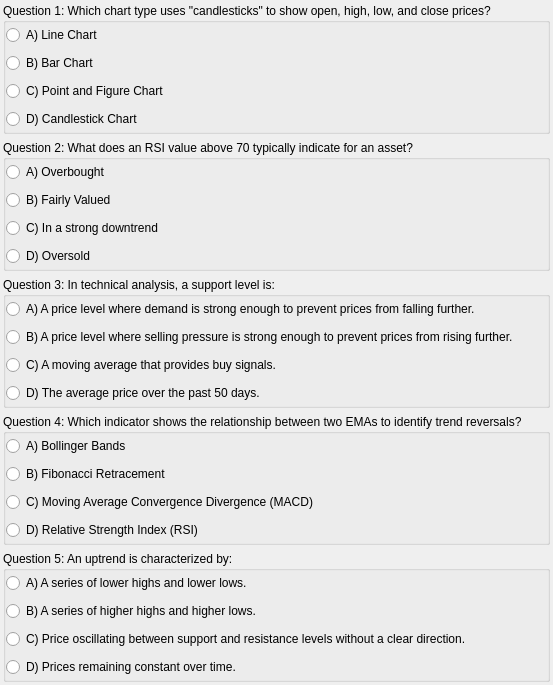
                 <widget class="QWidget" name="quiz4scrollWidget">
                  <property name="geometry">
                   <rect>
                    <x>0</x>
                    <y>0</y>
                    <width>551</width>
                    <height>685</height>
                   </rect>
                  </property>
                  <layout class="QVBoxLayout" name="verticalLayout_22">
                   <property name="leftMargin">
                    <number>3</number>
                   </property>
                   <property name="topMargin">
                    <number>3</number>
                   </property>
                   <property name="rightMargin">
                    <number>3</number>
                   </property>
                   <property name="bottomMargin">
                    <number>3</number>
                   </property>
                   <item>
                    <widget class="QGroupBox" name="M4Question1">
                     <property name="sizePolicy">
                      <sizepolicy hsizetype="Preferred" vsizetype="Preferred">
                       <horstretch>0</horstretch>
                       <verstretch>0</verstretch>
                      </sizepolicy>
                     </property>
                     <property name="title">
                      <string>Question 1: Which chart type uses &quot;candlesticks&quot; to show open, high, low, and close prices?</string>
                     </property>
                     <property name="checkable">
                      <bool>false</bool>
                     </property>
                     <layout class="QVBoxLayout" name="verticalLayout_23">
                      <property name="leftMargin">
                       <number>0</number>
                      </property>
                      <property name="topMargin">
                       <number>0</number>
                      </property>
                      <property name="rightMargin">
                       <number>0</number>
                      </property>
                      <property name="bottomMargin">
                       <number>0</number>
                      </property>
                      <item>
                       <widget class="QRadioButton" name="Q1A1_4">
                        <property name="text">
                         <string>A) Line Chart</string>
                        </property>
                       </widget>
                      </item>
                      <item>
                       <widget class="QRadioButton" name="Q1A2_4">
                        <property name="text">
                         <string>B) Bar Chart</string>
                        </property>
                       </widget>
                      </item>
                      <item>
                       <widget class="QRadioButton" name="Q1A3_4">
                        <property name="text">
                         <string>C) Point and Figure Chart</string>
                        </property>
                       </widget>
                      </item>
                      <item>
                       <widget class="QRadioButton" name="Q1A4_4C">
                        <property name="text">
                         <string>D) Candlestick Chart</string>
                        </property>
                       </widget>
                      </item>
                     </layout>
                    </widget>
                   </item>
                   <item>
                    <widget class="QGroupBox" name="M4Question2">
                     <property name="title">
                      <string>Question 2: What does an RSI value above 70 typically indicate for an asset?</string>
                     </property>
                     <layout class="QVBoxLayout" name="verticalLayout_24">
                      <property name="leftMargin">
                       <number>0</number>
                      </property>
                      <property name="topMargin">
                       <number>0</number>
                      </property>
                      <property name="rightMargin">
                       <number>0</number>
                      </property>
                      <property name="bottomMargin">
                       <number>0</number>
                      </property>
                      <item>
                       <widget class="QRadioButton" name="Q2A1_4C">
                        <property name="text">
                         <string>A) Overbought</string>
                        </property>
                       </widget>
                      </item>
                      <item>
                       <widget class="QRadioButton" name="Q2A2_4">
                        <property name="text">
                         <string>B) Fairly Valued</string>
                        </property>
                       </widget>
                      </item>
                      <item>
                       <widget class="QRadioButton" name="Q2A3_4">
                        <property name="text">
                         <string>C) In a strong downtrend</string>
                        </property>
                       </widget>
                      </item>
                      <item>
                       <widget class="QRadioButton" name="Q2A4_4">
                        <property name="text">
                         <string>D) Oversold</string>
                        </property>
                       </widget>
                      </item>
                     </layout>
                    </widget>
                   </item>
                   <item>
                    <widget class="QGroupBox" name="M4Question3">
                     <property name="title">
                      <string>Question 3: In technical analysis, a support level is:</string>
                     </property>
                     <layout class="QVBoxLayout" name="verticalLayout_25">
                      <property name="leftMargin">
                       <number>0</number>
                      </property>
                      <property name="topMargin">
                       <number>0</number>
                      </property>
                      <property name="rightMargin">
                       <number>0</number>
                      </property>
                      <property name="bottomMargin">
                       <number>0</number>
                      </property>
                      <item>
                       <widget class="QRadioButton" name="Q3A1_4C">
                        <property name="text">
                         <string>A) A price level where demand is strong enough to prevent prices from falling further.</string>
                        </property>
                       </widget>
                      </item>
                      <item>
                       <widget class="QRadioButton" name="Q3A2_4">
                        <property name="text">
                         <string>B) A price level where selling pressure is strong enough to prevent prices from rising further.</string>
                        </property>
                       </widget>
                      </item>
                      <item>
                       <widget class="QRadioButton" name="Q3A3_4">
                        <property name="text">
                         <string>C) A moving average that provides buy signals.</string>
                        </property>
                       </widget>
                      </item>
                      <item>
                       <widget class="QRadioButton" name="Q3A4_4">
                        <property name="text">
                         <string>D) The average price over the past 50 days.</string>
                        </property>
                       </widget>
                      </item>
                     </layout>
                    </widget>
                   </item>
                   <item>
                    <widget class="QGroupBox" name="M4Question4">
                     <property name="title">
                      <string>Question 4: Which indicator shows the relationship between two EMAs to identify trend reversals?</string>
                     </property>
                     <layout class="QVBoxLayout" name="verticalLayout_26">
                      <property name="leftMargin">
                       <number>0</number>
                      </property>
                      <property name="topMargin">
                       <number>0</number>
                      </property>
                      <property name="rightMargin">
                       <number>0</number>
                      </property>
                      <property name="bottomMargin">
                       <number>0</number>
                      </property>
                      <item>
                       <widget class="QRadioButton" name="Q4A1_4">
                        <property name="text">
                         <string>A) Bollinger Bands</string>
                        </property>
                       </widget>
                      </item>
                      <item>
                       <widget class="QRadioButton" name="Q4A2_4">
                        <property name="text">
                         <string>B) Fibonacci Retracement</string>
                        </property>
                       </widget>
                      </item>
                      <item>
                       <widget class="QRadioButton" name="Q4A3_4C">
                        <property name="text">
                         <string>C) Moving Average Convergence Divergence (MACD)</string>
                        </property>
                       </widget>
                      </item>
                      <item>
                       <widget class="QRadioButton" name="Q4A4_4">
                        <property name="text">
                         <string>D) Relative Strength Index (RSI)</string>
                        </property>
                       </widget>
                      </item>
                     </layout>
                    </widget>
                   </item>
                   <item>
                    <widget class="QGroupBox" name="M4Question5">
                     <property name="title">
                      <string>Question 5: An uptrend is characterized by:</string>
                     </property>
                     <layout class="QVBoxLayout" name="verticalLayout_27">
                      <property name="leftMargin">
                       <number>0</number>
                      </property>
                      <property name="topMargin">
                       <number>0</number>
                      </property>
                      <property name="rightMargin">
                       <number>0</number>
                      </property>
                      <property name="bottomMargin">
                       <number>0</number>
                      </property>
                      <item>
                       <widget class="QRadioButton" name="Q5A1_4">
                        <property name="text">
                         <string>A) A series of lower highs and lower lows.</string>
                        </property>
                       </widget>
                      </item>
                      <item>
                       <widget class="QRadioButton" name="Q5A4_4C">
                        <property name="text">
                         <string>B) A series of higher highs and higher lows.</string>
                        </property>
                       </widget>
                      </item>
                      <item>
                       <widget class="QRadioButton" name="Q5A3_4">
                        <property name="text">
                         <string>C) Price oscillating between support and resistance levels without a clear direction.</string>
                        </property>
                       </widget>
                      </item>
                      <item>
                       <widget class="QRadioButton" name="Q5A2_4">
                        <property name="text">
                         <string>D) Prices remaining constant over time.</string>
                        </property>
                       </widget>
                      </item>
                     </layout>
                    </widget>
                   </item>
                  </layout>
                 </widget>
